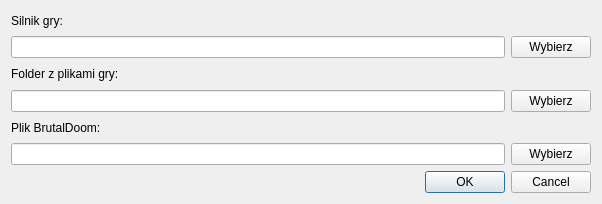
<?xml version="1.0" encoding="UTF-8"?>
<ui version="4.0">
 <class>ConfigWindow</class>
 <widget class="QDialog" name="ConfigWindow">
  <property name="geometry">
   <rect>
    <x>0</x>
    <y>0</y>
    <width>602</width>
    <height>204</height>
   </rect>
  </property>
  <property name="windowTitle">
   <string>Dialog</string>
  </property>
  <layout class="QVBoxLayout" name="verticalLayout_4">
   <item>
    <layout class="QVBoxLayout" name="verticalLayout">
     <item>
      <widget class="QLabel" name="label_2">
       <property name="text">
        <string>Silnik gry:</string>
       </property>
      </widget>
     </item>
     <item>
      <layout class="QHBoxLayout" name="horizontalLayout">
       <item>
        <widget class="QLineEdit" name="lineEditGameEnigne"/>
       </item>
       <item>
        <widget class="QPushButton" name="pushButtonGameEngine">
         <property name="text">
          <string>Wybierz</string>
         </property>
        </widget>
       </item>
      </layout>
     </item>
    </layout>
   </item>
   <item>
    <layout class="QVBoxLayout" name="verticalLayout_2">
     <item>
      <widget class="QLabel" name="label">
       <property name="text">
        <string>Folder z plikami gry:</string>
       </property>
      </widget>
     </item>
     <item>
      <layout class="QHBoxLayout" name="horizontalLayout_2">
       <item>
        <widget class="QLineEdit" name="lineEditGameDir"/>
       </item>
       <item>
        <widget class="QPushButton" name="pushButtonGameDir">
         <property name="text">
          <string>Wybierz</string>
         </property>
        </widget>
       </item>
      </layout>
     </item>
    </layout>
   </item>
   <item>
    <layout class="QVBoxLayout" name="verticalLayout_3">
     <item>
      <widget class="QLabel" name="label_3">
       <property name="text">
        <string>Plik BrutalDoom:</string>
       </property>
      </widget>
     </item>
     <item>
      <layout class="QHBoxLayout" name="horizontalLayout_3">
       <item>
        <widget class="QLineEdit" name="lineEditBrutalDoom"/>
       </item>
       <item>
        <widget class="QPushButton" name="pushButtonBrutalDoom">
         <property name="text">
          <string>Wybierz</string>
         </property>
        </widget>
       </item>
      </layout>
     </item>
    </layout>
   </item>
   <item>
    <widget class="QDialogButtonBox" name="buttonOk">
     <property name="orientation">
      <enum>Qt::Horizontal</enum>
     </property>
     <property name="standardButtons">
      <set>QDialogButtonBox::Cancel|QDialogButtonBox::Ok</set>
     </property>
    </widget>
   </item>
  </layout>
 </widget>
 <resources/>
 <connections>
  <connection>
   <sender>buttonOk</sender>
   <signal>accepted()</signal>
   <receiver>ConfigWindow</receiver>
   <slot>accept()</slot>
   <hints>
    <hint type="sourcelabel">
     <x>257</x>
     <y>194</y>
    </hint>
    <hint type="destinationlabel">
     <x>157</x>
     <y>149</y>
    </hint>
   </hints>
  </connection>
  <connection>
   <sender>buttonOk</sender>
   <signal>rejected()</signal>
   <receiver>ConfigWindow</receiver>
   <slot>reject()</slot>
   <hints>
    <hint type="sourcelabel">
     <x>325</x>
     <y>194</y>
    </hint>
    <hint type="destinationlabel">
     <x>286</x>
     <y>149</y>
    </hint>
   </hints>
  </connection>
 </connections>
</ui>
